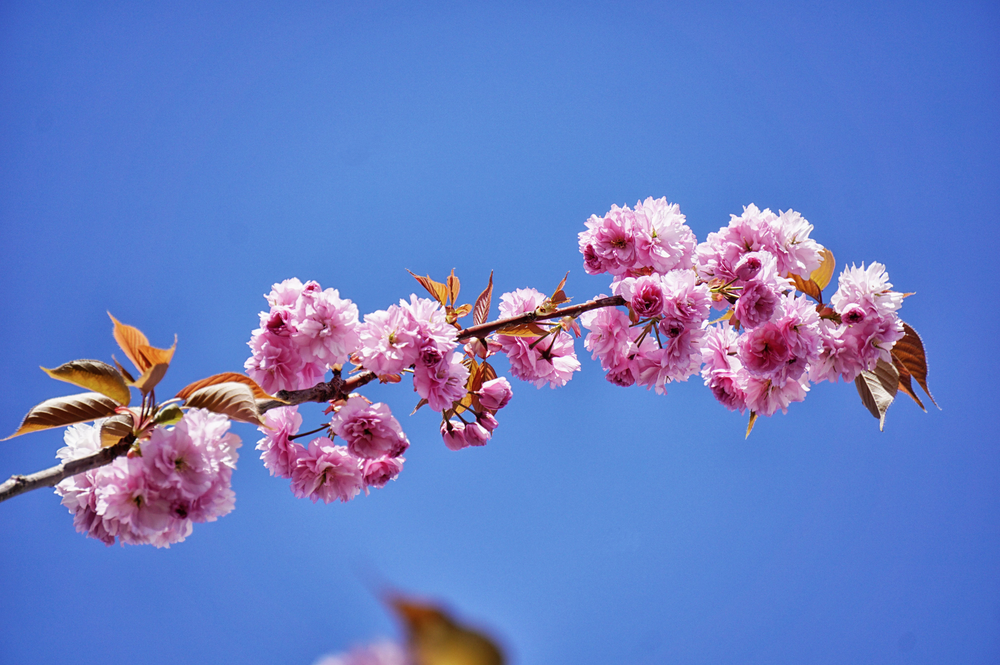
#> input picture images/0898.png, 1000 x 665 px, shrunk from 2040 x 1356 before the run, found by its file name
$ python false_color.py
#> lines starting #> are read from the running program, lines starting #| are printed output that depends on the picture
import numpy as np
import os
import sys
from PIL import Image

# 1. Get the directory of the current script
current_dir = os.path.dirname(os.path.abspath(__file__))
# 2. Get the parent directory (where 'Model' folder is located)
parent_dir = os.path.dirname(current_dir)
# 3. Add parent directory to sys.path
sys.path.append(parent_dir)

# Current Filepath
CURRENT_PATH = os.path.dirname(os.path.abspath(__file__))
DIV2K_DIR = os.path.join("Data", "DIV2K_Images")
DIV2K_VALID_BAYER = os.path.join(DIV2K_DIR, "DIV2K_Valid_HR")

MODEL_PATH = "model.pth"

# Image
image_path = os.path.join(DIV2K_VALID_BAYER, "0898.png")
input_image = Image.open(image_path).convert("RGB")
#> input_image is the input picture: PIL image 1000x665 RGB; mean R, G, B 103, 125.6, 197.4

# Input image
rgb = np.array(input_image)  # shape (H, W, 3)

H, W, _ = rgb.shape
#> H = 665; W = 1000

# False Color Image
false_color = np.zeros((H, W, 3), dtype=np.uint8)

# Bayer pattern RGGB
false_color[0::2, 0::2, 0] = rgb[0::2, 0::2, 0] # R at (0,0)
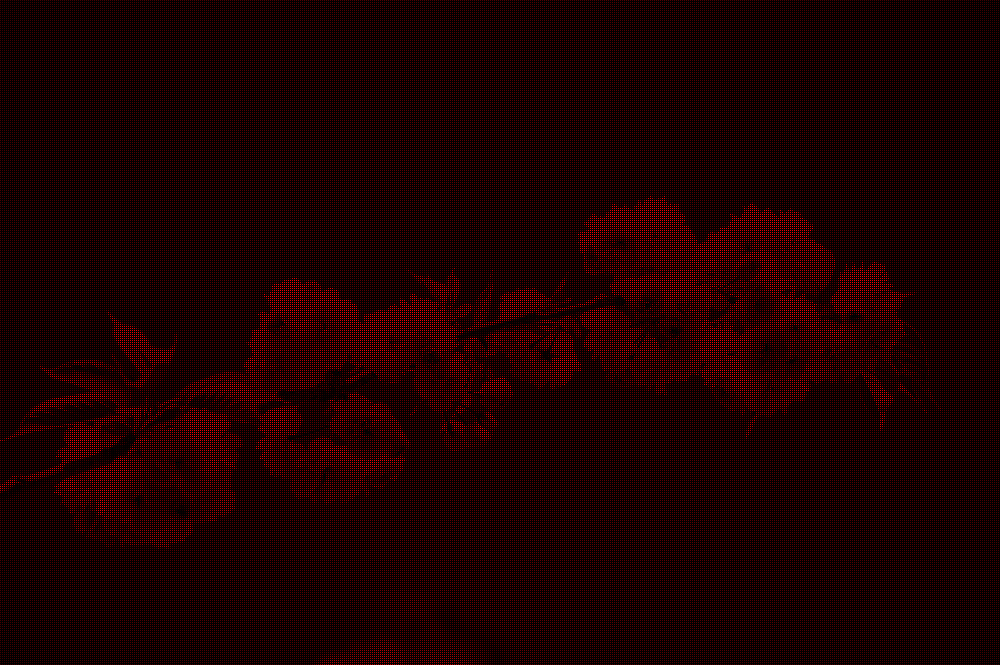
#> false_color: shape (665, 1000, 3); mean R, G, B 25.8, 0, 0
false_color[0::2, 1::2, 1] = rgb[0::2, 1::2, 1] # G at (0,1)
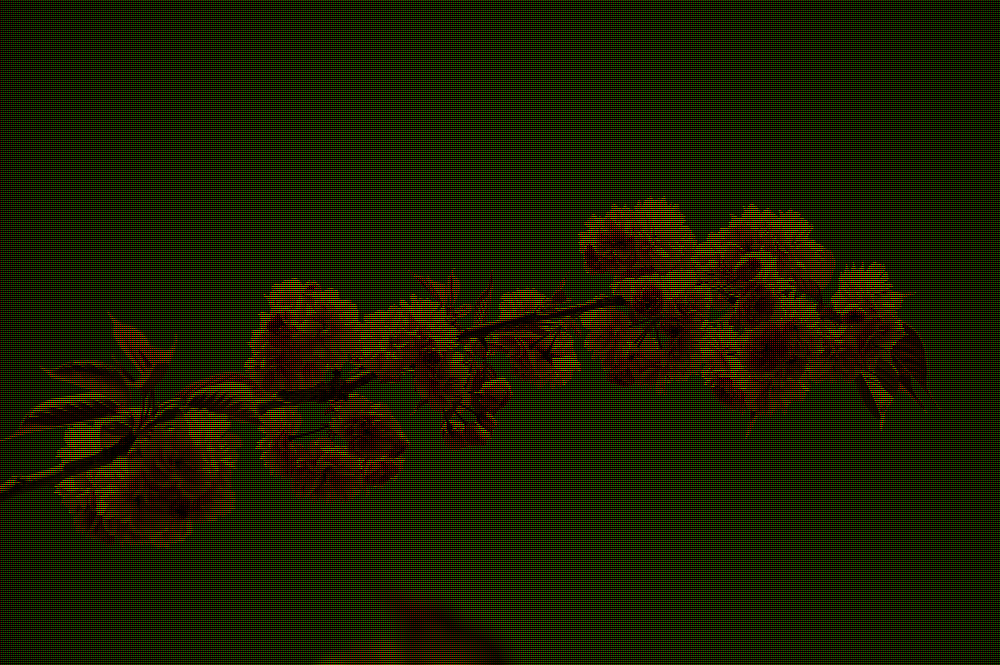
#> false_color: shape (665, 1000, 3); mean R, G, B 25.8, 31.4, 0
false_color[1::2, 0::2, 1] = rgb[1::2, 0::2, 1] # G at (1,0)
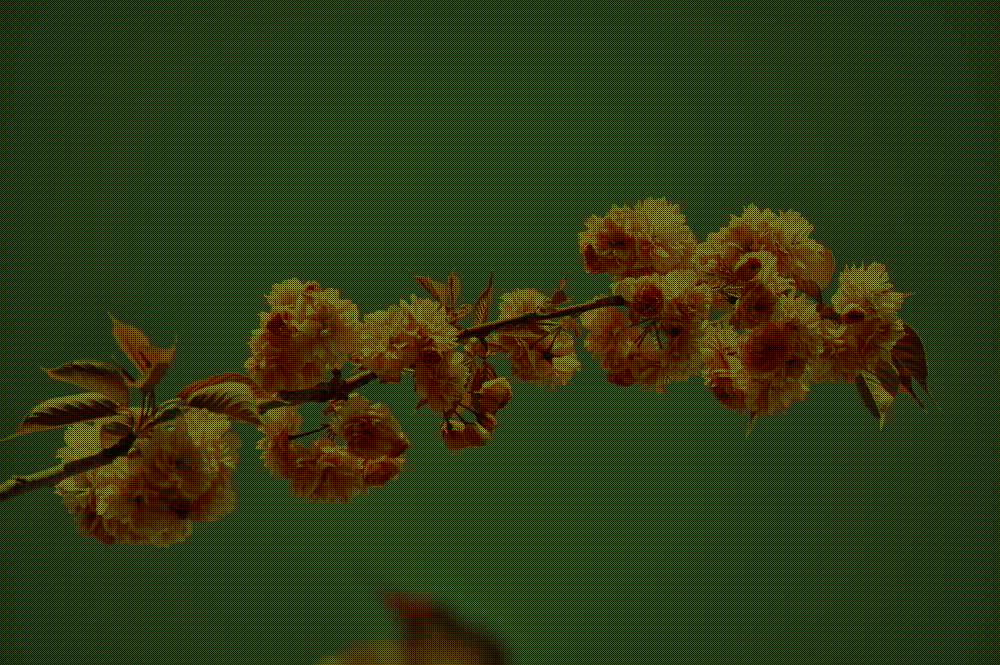
#> false_color: shape (665, 1000, 3); mean R, G, B 25.8, 62.8, 0
false_color[1::2, 1::2, 2] = rgb[1::2, 1::2, 2] # B at (1,1)
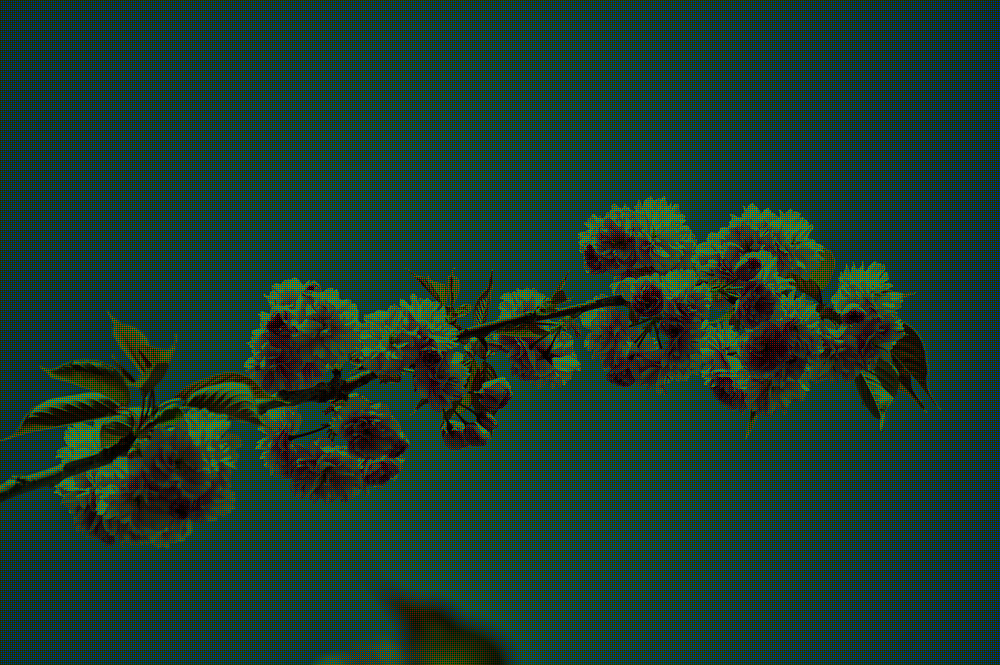
#> false_color: shape (665, 1000, 3); mean R, G, B 25.8, 62.8, 49.3

# Center crop
crop_size = 64

i = (H - crop_size) // 2
#> i = 300
j = (W - crop_size) // 2
#> j = 468
cropped = false_color[i:i+crop_size, j:j+crop_size]
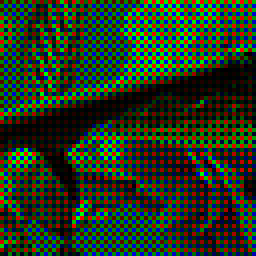
#> cropped: shape (64, 64, 3) (shown 4 times larger); mean R, G, B 39.4, 54.3, 32.6

# Input crop
input_crop = input_image.crop((j, i, j + crop_size, i + crop_size))
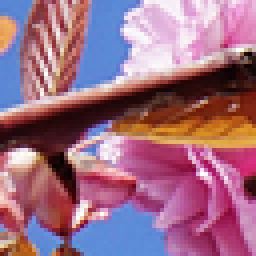
#> input_crop: PIL image 64x64 RGB (shown 4 times larger); mean R, G, B 157.4, 108.6, 131.4

# Save
input_crop.save("input_crop.png")
Image.fromarray(cropped).save("false_color.png")

$ run again, with images/0802.png copied over images/0898.png
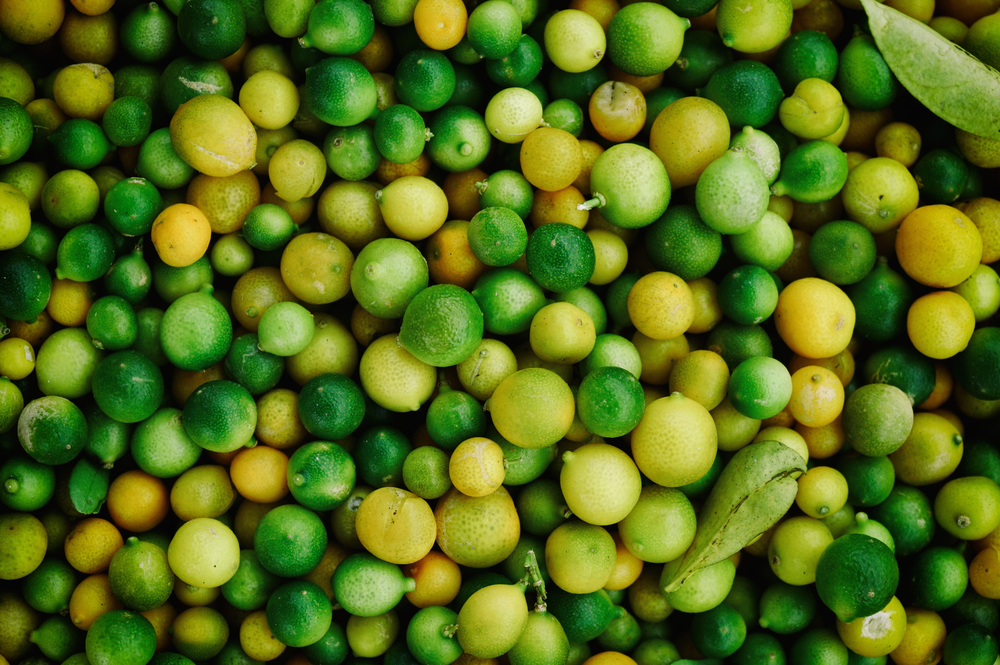
#> input picture images/0802.png, 1000 x 665 px, shrunk from 2040 x 1356 before the run, found by its file name
#> input_image is the input picture: PIL image 1000x665 RGB; mean R, G, B 84.2, 107.2, 23.9
#> `cropped = false_color[i:i+crop_size, j:j+crop_size]`:
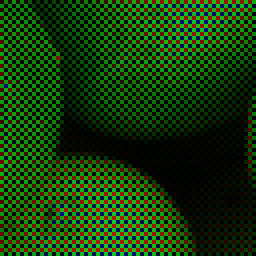
#> cropped: shape (64, 64, 3) (shown 4 times larger); mean R, G, B 18.5, 58.7, 7.2
#> `input_crop = input_image.crop((j, i, j + crop_size, i + crop_size))`:
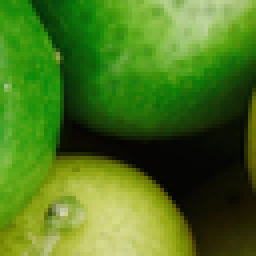
#> input_crop: PIL image 64x64 RGB (shown 4 times larger); mean R, G, B 74.2, 117.4, 29.2

$ run again, with images/0844.png copied over images/0898.png
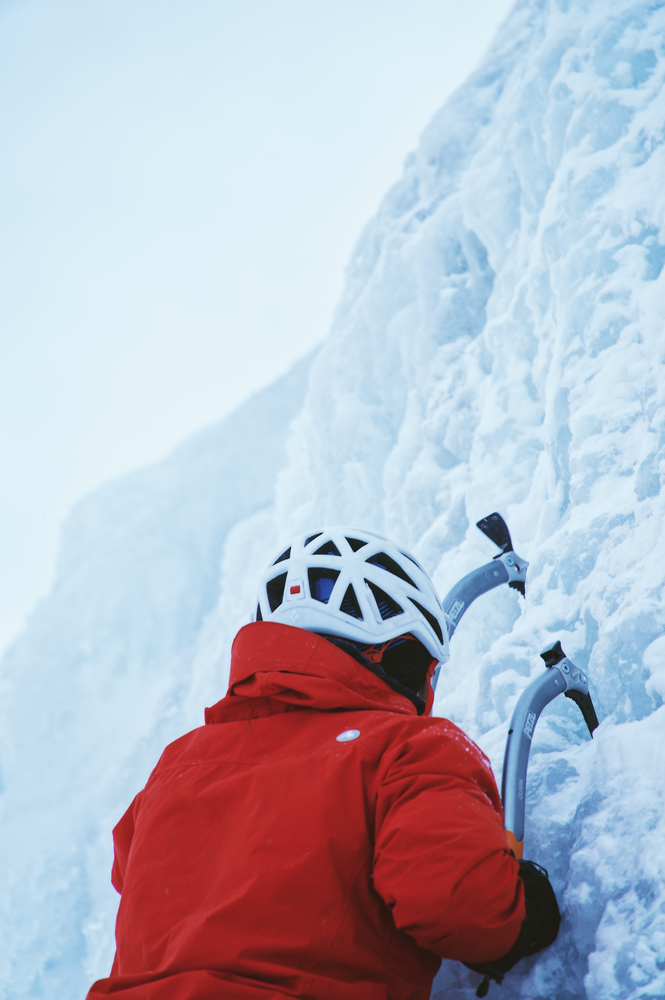
#> input picture images/0844.png, 665 x 1000 px, shrunk from 1356 x 2040 before the run, found by its file name
#> input_image is the input picture: PIL image 665x1000 RGB; mean R, G, B 184.5, 185, 198
#> `cropped = false_color[i:i+crop_size, j:j+crop_size]`:
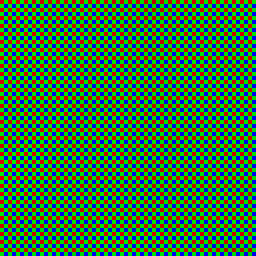
#> cropped: shape (64, 64, 3) (shown 4 times larger); mean R, G, B 51.5, 114.1, 60.4
#> `input_crop = input_image.crop((j, i, j + crop_size, i + crop_size))`:
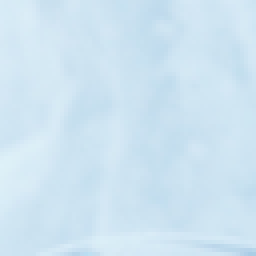
#> input_crop: PIL image 64x64 RGB (shown 4 times larger); mean R, G, B 206, 228.1, 241.7
